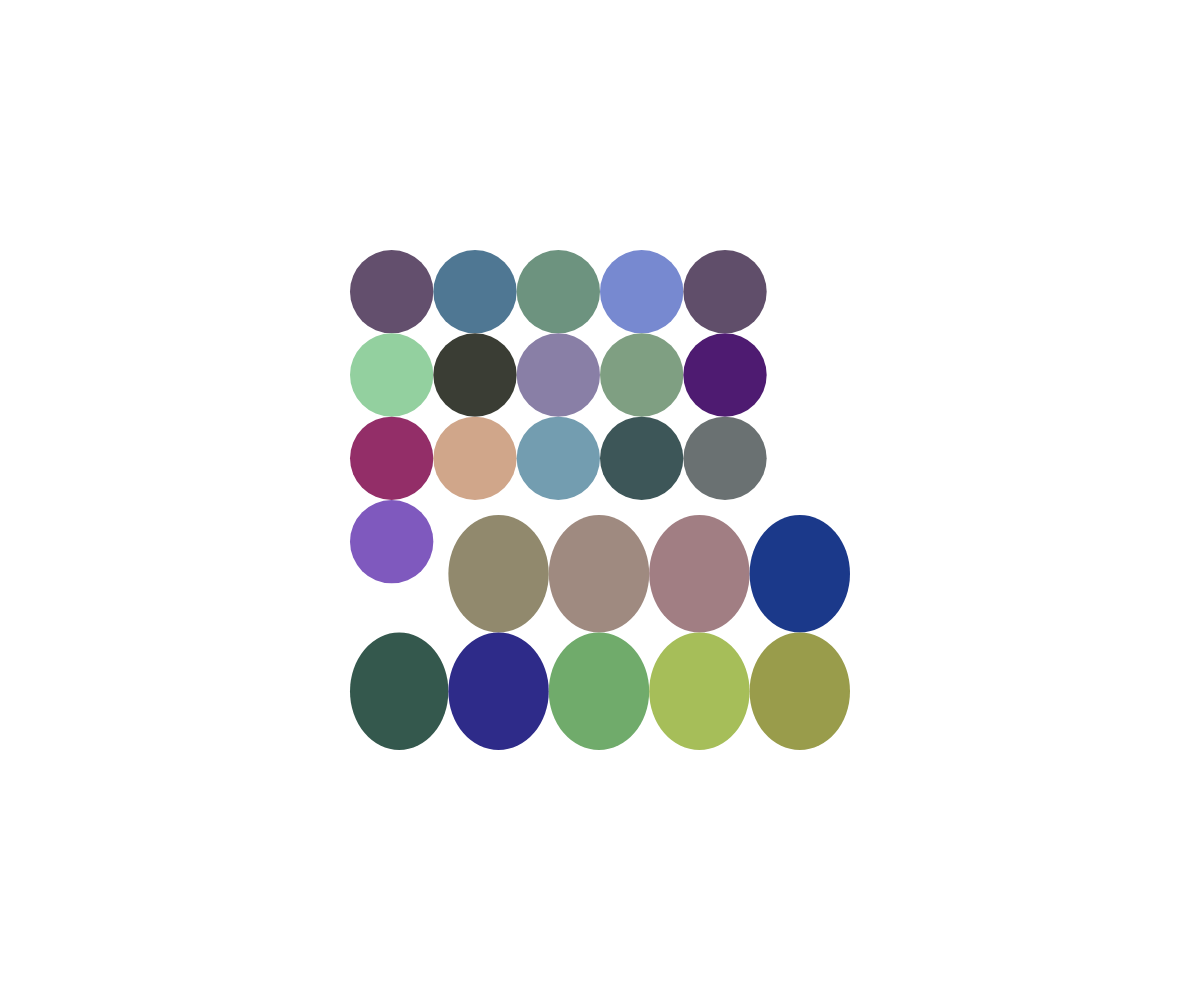
Frame 1 (no input)
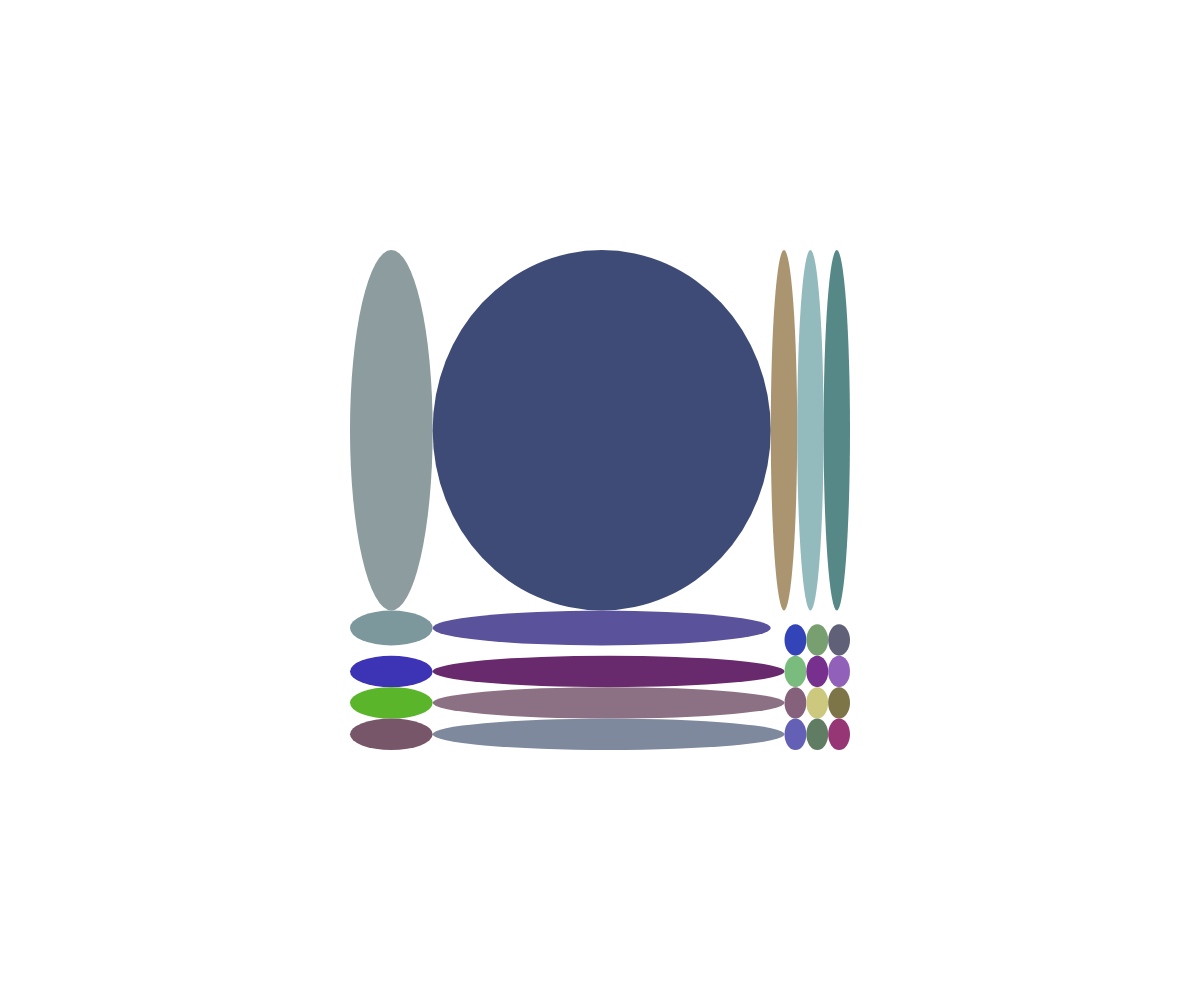
Frame 60 (no input)
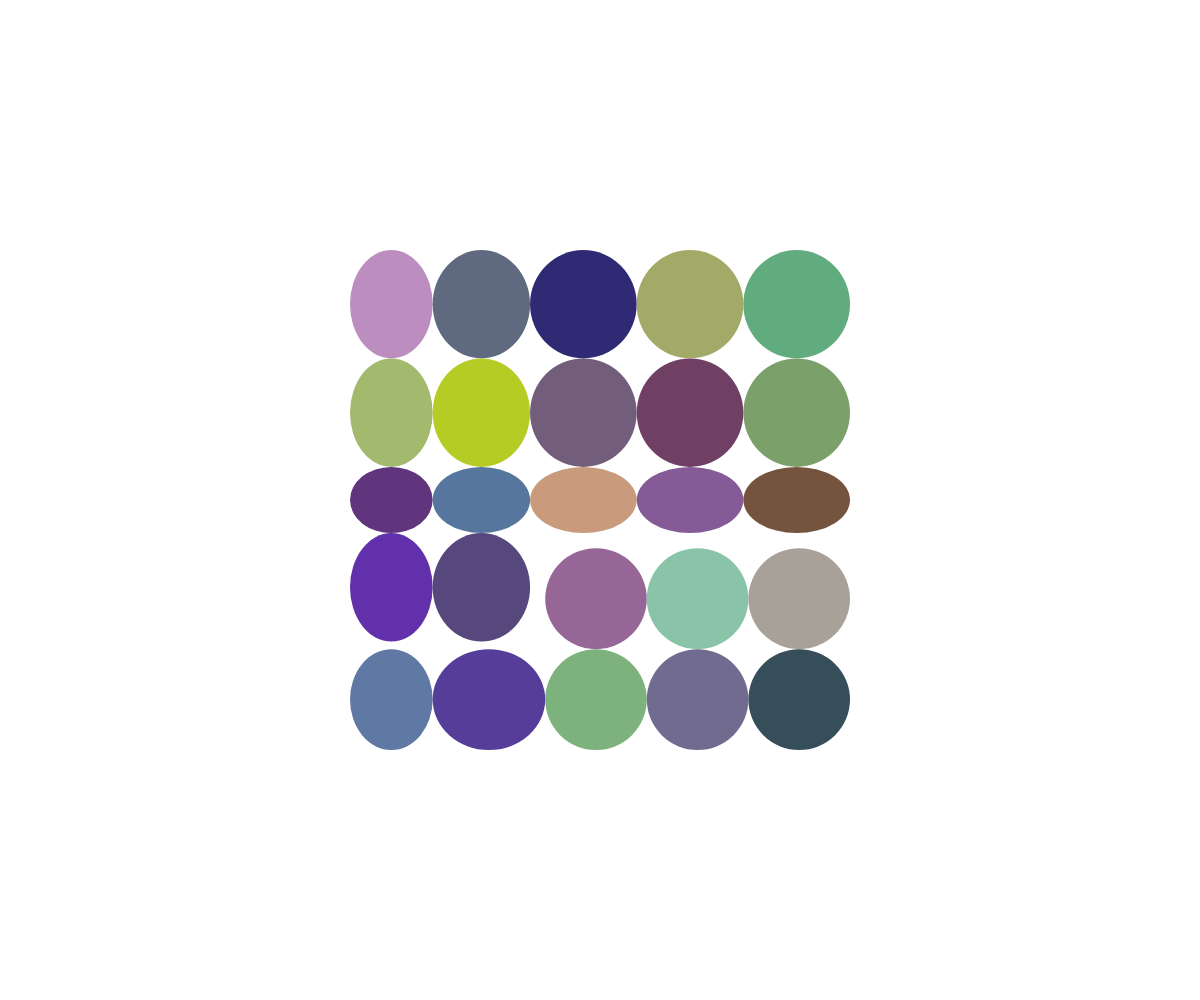
Frame 120 (the mouse pressed at the canvas centre since frame 60)

The p5.js sketch that drew these frames (run headless with seeded random() and noise() and a simulated clock; from frame 60 on, the mouse is pressed at the canvas centre):

// p5.js sketch
// ── sketch.js
let w, h;

const gridSize = 6;
const gridW = 500;
const scale = 500;

const drawPoints = false;
const drawLines = false;
const useColor = true;

let points = new Array();

let rOffset = 0.0;
let gOffset = 0.0;
let bOffset = 0.0;

let brightest = 0;
let inc = 0;
let direction = 1;


// --------------------------------------------
function setup() { 
  angleMode(DEGREES);
  ellipseMode(CORNER);

  w = windowWidth;
  h = windowHeight;

  createCanvas(w, h);

  // create points
  for (let row=0; row<gridSize; row++) {
    points.push(new Array(gridSize));
    for (let col=0; col<gridSize; col++) {
      points[row][col] = new Point(createVector(col/gridSize, row/gridSize), row, col);
    }
  }

  launchAnim();
}

// --------------------------------------------
function draw() {
  clear();
  push();
  translate((w/2)-(scale/2),(h/2)-(scale/2));

  if (drawLines) {
    stroke(255);
    for (let row=0; row<gridSize; row++) {
      for (let col=0; col<gridSize-1; col++) {
        line(points[row][col].pos.x*scale, points[row][col].pos.y*scale,  points[row][col+1].pos.x*scale, points[row][col+1].pos.y*scale);
      }

      if (row < gridSize-1) {
        for (let col=0; col<gridSize; col++) {
          line(points[row][col].pos.x*scale, points[row][col].pos.y*scale,  points[row+1][col].pos.x*scale, points[row+1][col].pos.y*scale);
        }
      }
    }
  }

  noStroke();
  fill(255);

  let diff;

  for (let row=0; row<gridSize; row++) {
    for (let col=0; col<gridSize; col++) {
      points[row][col].draw();
      if (col < gridSize-1 && row < gridSize -1) {
        diff = p5.Vector.sub(points[row][col].pos, points[row+1][col+1].pos);

        if (useColor) {
          rOffset += .1;
          gOffset += .2;
          bOffset += .3;

          fill(noise(rOffset*255)*255, noise(gOffset*255)*255, noise(bOffset*255)*255);
        } else {

          // fade
          // inc += .0001 * direction;
          // brightest = lerp(0, gridSize*gridSize, inc);

          // if (brightest > gridSize || brightest <= 0) direction *= -1;
          
          // fill((abs(row-brightest)/gridSize)*255);
          fill(255);
          
          console.log(brightest);
        }
        
        ellipse(points[row][col].pos.x*scale, points[row][col].pos.y*scale, diff.x*scale, diff.y*scale);
      }
    }
  }

  pop();
}

// --------------------------------------------
function launchAnim() {
  let r = Math.floor(random(1, gridSize-2));
  let c = Math.floor(random(1, gridSize-2));
  let x = points[r][c].pos.x + random(.1, .99 - points[r][c].pos.x);
  let y = points[r][c].pos.y + random(.1, .99 - points[r][c].pos.y);
  let speed = random(10,35);

  points[r][c].startAnim(createVector(x, y), speed, false);
}

function resetAnim(_point) {
  _point.startAnim(_point.initPos, random(10,35), true);
}

// ============================================================
class Point {
  pos = 0;
  anim = false;
  row = null;
  col = null;

  initPos = null;
  animTargetPos = null;
  animSpeed = null;
  animStartPos = null;
  reset = null;

  constructor(_pos, _row, _col) {
    this.pos = _pos;
    this.row = _row;
    this.col = _col;
    this.initPos = _pos.copy();
  }


  draw() {
    if (this.anim) this.updateAnim();
    if (!drawPoints)  return;

    if (this.anim)  fill(0,0,255);
    ellipse(this.pos.x * scale, this.pos.y * scale, 10, 10);
    fill(255);
  }

  startAnim(_targetPos, _speed, _reset) {
    this.anim = true;

    if (_reset) {
      this.animTargetPos = this.initPos.copy();
      _speed *= -1;
    } else {
      this.animTargetPos = _targetPos;
    }        

    this.animSpeed = _speed;
    this.animStartPos = this.pos;
    this.reset = _reset;

  }

  updateAnim() {
    let xmove = .001 * this.animSpeed;
    let ymove = .001 * this.animSpeed;
    // console.log(xmove);
    this.pos.add(xmove, ymove);

    let leftx = 1-this.pos.x;
    let nx = (gridSize-1) - (this.col);
    let eachx = leftx / nx;

    let lefty = 1-this.pos.y;
    let ny = (gridSize-1) - (this.row);
    let eachy = lefty / ny;

    
    for (let r=0; r<gridSize; r++) {
      if (points[r][this.col] != this)  points[r][this.col].pos.add(xmove, 0);
      points[r][this.col].pos.x = points[r][this.col].pos.x > 1 ? .99 : points[r][this.col].pos.x;

      for (let c=this.col+1; c<gridSize; c++) {
        if(points[r][c] != this) points[r][c].pos.x = constrain(points[r][c-1].pos.x + eachx, 0, 1);
      }
    }

    for (let r=0; r<gridSize; r++) {
      for (let c=0; c<gridSize; c++) {
        if (points[r][c].row == this.row) {
          if (points[r][c] != this) points[r][c].pos.add(0, ymove);
          points[r][c].pos.y = points[r][c].pos.y > 1 ? .99 : points[r][c].pos.y;
        } else {
          if (r > 0)  constrain(points[r][c].pos.y = points[r-1][c].pos.y + eachy, 0, 1);
          
        }
      }
    }

    if (this.reset) {
      if (this.pos.x <= this.initPos.x || this.pos.y <= this.initPos.y)       {
        this.anim = false;
        launchAnim();
        return;
      }
    } else {
      if (this.pos.x >= this.animTargetPos.x || this.pos.y >= this.animTargetPos.y)       {
        this.anim = false;
        resetAnim(this);
        return;
      }
    }

  }
}
